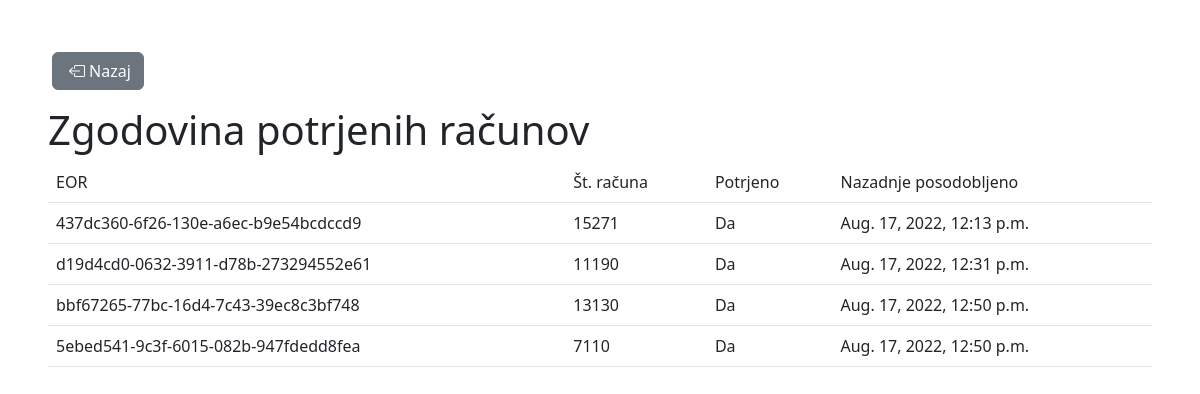
Before: /racuni/zgodovina/ with the older database file.
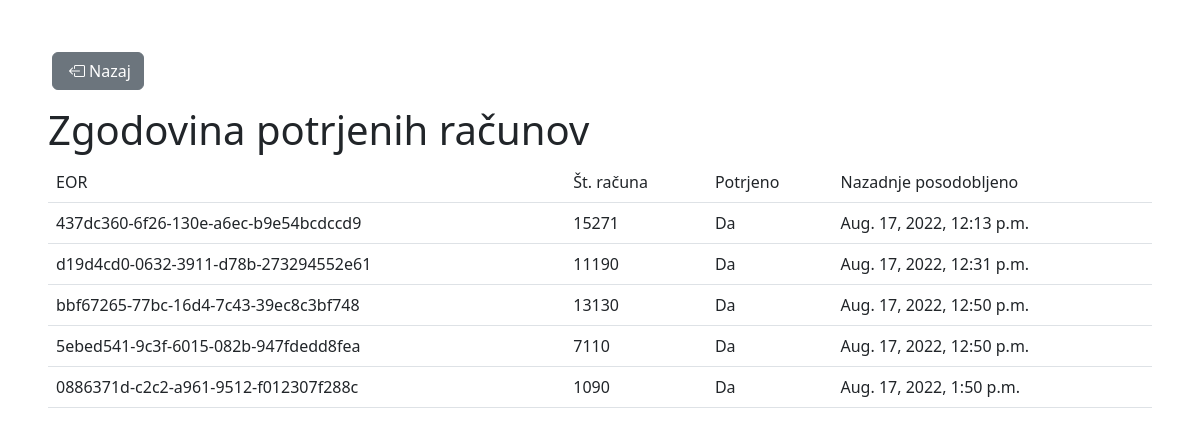
After: the same page with the newer database file.
### racuni/models.py (models this page shows, shortened)
class Bill(models.Model):
    eor = models.CharField(max_length=100, primary_key=True)
    producer = models.ForeignKey(Company, on_delete=models.CASCADE)
    bill_number = models.CharField(max_length=200)
    seller = models.CharField(max_length=200)
    last_updated = models.DateTimeField('last updated')
    tax_level = models.FloatField()
    zoi = models.CharField(max_length=200)
    status = models.BooleanField()

### racuni/views.py (the view)
# urls.py: path('zgodovina/', views.HistoryView.as_view(), name='history'),
class HistoryView(generic.ListView):
    template_name = 'racuni/history.html'
    context_object_name = 'bills_list'
    def get_queryset(self):
        return Bill.objects.filter(status=True)

### racuni/templates/racuni/history.html (shortened to what this page needs)
<!DOCTYPE html>
<html lang="en">
<head>
    <link rel="stylesheet" href="https://cdn.jsdelivr.net/npm/bootstrap@5.2.0-beta1/dist/css/bootstrap.min.css"
>
    <link rel="stylesheet" href="https://cdn.jsdelivr.net/npm/bootstrap-icons@1.9.1/font/bootstrap-icons.css">
</head>
<body>
<div class="m-5">
    <a href="{% url 'index' %}" class="m-1 mb-3 btn btn-secondary"><i class="bi bi-box-arrow-left m-1"></i>Nazaj</a>
    <h1>Zgodovina potrjenih računov </h1>
    {% if bills_list %}
        <table class="table">
            <tr>
                <td>EOR</td>
                <td>Št. računa</td>
                <td>Potrjeno</td>
                <td>Nazadnje posodobljeno</td>
            </tr>
            {% for bill in bills_list %}
                <tr>
                    <td>{{ bill.eor }}</td>
                    <td>{{ bill.bill_number }}</td>
                    <td> Da</td>
                    <td>{{ bill.last_updated }}</td>
                </tr>
            {% endfor %}
        </table>
    {% else %}
        <h2>Nimate še potrjenih računov</h2>
    {% endif %}
</div>
</body>
</html>

Changed rows visible on the page:
now on this page (row edited): Bill: eor "0886371d-c2c2-a961-9512-f012307f288c", bill_number "1090", last_updated "Aug. 17, 2022, 1:50 p.m."
